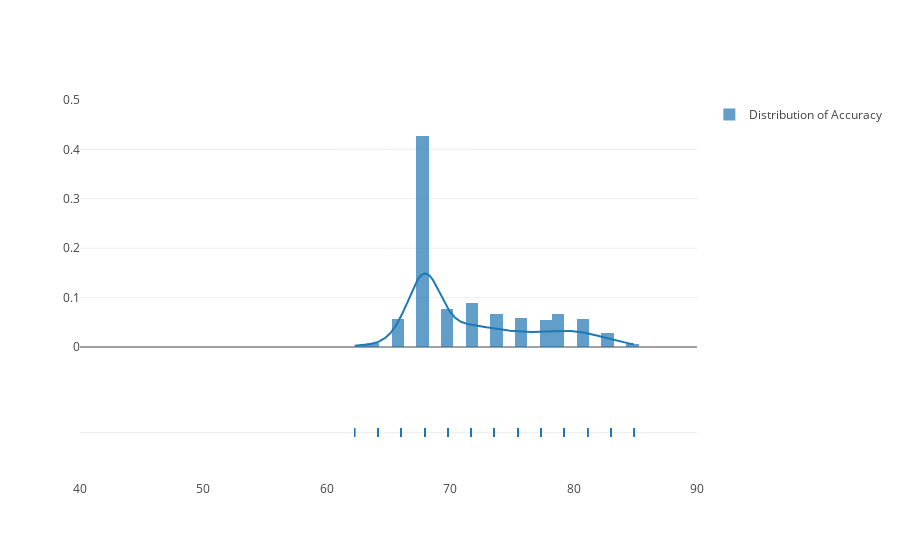

Notebook cell for this chart:
### Code cell
hist_data = [accuracy_values]
group_labels = ['Distribution of Accuracy']


fig = ff.create_distplot(hist_data, group_labels)
fig.layout.xaxis.range=[40,90]
fig.layout.yaxis.range=[0,0.5]

iplot(fig, filename='Distribution of accuracies')

### Figure 1 — Plotly figure (JSON) as saved in the notebook; plotly's stock layout.template omitted (floating-point values rounded to 4 significant figures; data arrays with more than 128 entries replaced by an {"elided": "..."} marker saying what was removed)
{"data": [{"autobinx": false, "histnorm": "probability density", "legendgroup": "Distribution of Accuracy", "marker": {"color": "rgb(31, 119, 180)"}, "name": "Distribution of Accuracy", "opacity": 0.7, "type": "histogram", "uid": "485a5104-3d6d-4e71-b5fd-0bf4098db46b", "x": {"elided": "1000 float values"}, "xaxis": "x", "xbins": {"end": 84.91, "size": 1, "start": 62.26}, "yaxis": "y"}, {"legendgroup": "Distribution of Accuracy", "marker": {"color": "rgb(31, 119, 180)"}, "mode": "lines", "name": "Distribution of Accuracy", "showlegend": false, "type": "scatter", "uid": "689f76fc-1bf3-485e-81f3-ce896c6b2fc1", "x": {"elided": "500 float values"}, "xaxis": "x", "y": {"elided": "500 float values"}, "yaxis": "y"}, {"legendgroup": "Distribution of Accuracy", "marker": {"color": "rgb(31, 119, 180)", "symbol": "line-ns-open"}, "mode": "markers", "name": "Distribution of Accuracy", "showlegend": false, "type": "scatter", "uid": "cc752792-f4ae-40b4-b0ca-8fdeea36e3bb", "x": {"elided": "1000 float values"}, "xaxis": "x", "y": {"elided": "1000 str values"}, "yaxis": "y2"}], "layout": {"barmode": "overlay", "hovermode": "closest", "legend": {"traceorder": "reversed"}, "xaxis": {"anchor": "y2", "domain": [0, 1], "range": [40, 90], "zeroline": false}, "yaxis": {"anchor": "free", "domain": [0.35, 1], "position": 0, "range": [0, 0.5]}, "yaxis2": {"anchor": "x", "domain": [0, 0.25], "dtick": 1, "showticklabels": false}}}
